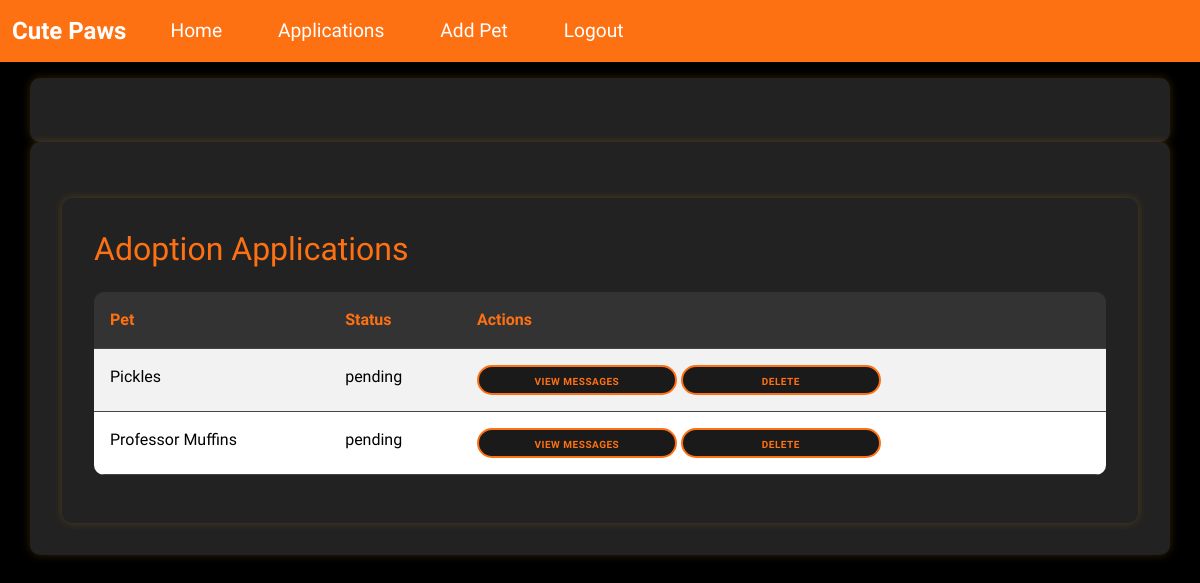
Page /applications (signed in) on the committed database.
### wepsite/models.py (models this page shows)
class AdoptionApplication(db.Model):
    id = db.Column(db.Integer, primary_key=True)
    pet_id = db.Column(db.Integer, db.ForeignKey('pet.id'))
    user_id = db.Column(db.Integer, db.ForeignKey('user.id'))
    application_date = db.Column(db.DateTime, default=func.now())
    answers = db.Column(db.Text)
    status = db.Column(db.String(20), default='pending')
    messages = db.relationship(
        'Message',
        backref='application',
        lazy=True,
        cascade="all, delete-orphan"
    )

class Pet(db.Model):
    id             = db.Column(db.Integer, primary_key=True)
    name           = db.Column(db.String(100))
    age            = db.Column(db.Integer)
    breed          = db.Column(db.String(100))
    description    = db.Column(db.Text)
    city           = db.Column(db.String(100))  # Changed from location to city
    image_filename = db.Column(db.String(200))
    is_adopted     = db.Column(db.Boolean, default=False)
    is_deleted = db.Column(db.Boolean, default=False)
    adoption_date = db.Column(db.DateTime)
    posted_by      = db.Column(db.Integer, db.ForeignKey('user.id'))
    poster = db.relationship('User', foreign_keys=[posted_by])
    applications = db.relationship(
        'AdoptionApplication',
        backref="pet",
        lazy=True,
        cascade="all, delete-orphan"
    )

### wepsite/views.py (the view)
@views.route('/applications')
@login_required
def applications():
    if current_user.is_admin:
        apps = AdoptionApplication.query \
            .join(Pet) \
            .filter(Pet.posted_by == current_user.id) \
            .order_by(AdoptionApplication.id.desc()) \
            .all()
    else:
        apps = AdoptionApplication.query \
            .filter_by(user_id=current_user.id) \
            .order_by(AdoptionApplication.id.desc()) \
            .all()
    if not apps:
        flash('No applications found', 'info')
    for app in apps:
        app.unread = Message.query.filter(
            Message.application_id == app.id,
            Message.sender_id != current_user.id,
            Message.is_read == False
        ).count()
        app.messages = Message.query.filter_by(
            application_id=app.id,
            is_deleted=False
        ).order_by(Message.timestamp.desc()).all()
    return render_template('applications.html', user=current_user, applications=apps)

### wepsite/templates/applications.html (shortened to what this page needs)
{% extends "base.html" %}
{% block extra_css %}
<link rel="stylesheet" href="{{ url_for('static', filename='css/applications.css') }}">
{% endblock %}
{% block content %}
<div class="container mt-4">
    {% if current_user %}
        <h2> {{current_user.name}} Adoption Applications</h2>
    {% else %}
        <h2> Your Adoption Applications</h2>
    {% endif %}
    <div class="table-responsive">
        <table class="table table-striped">
            <thead>
                <tr>
                    <th>Pet</th>
                    <th>Status</th>
                    <th>Actions</th>
                </tr>
            </thead>
            <tbody>
                {% for app in applications %}
                    <tr>
                        <td>{{ app.pet.name }}</td>
                        <td>{{ app.status }}</td>
                        <td>
                            {% if (current_user.is_admin and app.pet.posted_by == current_user.id) or current_user.id == app.user_id %}
                                {% if app.status != 'archived' %}
                                    <a href="{{ url_for('views.messages', application_id=app.id) }}" class="btn btn-primary btn-sm">
                                        View Messages
                                    </a>
                                    <a href="{{ url_for('views.delete_application', application_id=app.id) }}" class="btn btn-danger btn-sm">
                                        Delete
                                    </a>
                                {% endif %}
                            {% endif %}
                    </td>
                    </tr>
                {% endfor %}
            </tbody>
        </table>
    </div>
</div>
{% endblock %}

### wepsite/static/css/applications.css (style rules this page uses)
body { background-color: #1a1a1a; color: #f0f0f0; font-family: 'Segoe UI', Tahoma, Geneva, Verdana, sans-serif; }
.table-responsive { overflow-x: auto; -webkit-overflow-scrolling: touch; }
.container { padding: 2rem; background-color: #222; border-radius: 10px; box-shadow: 0 0 10px rgba(255, 165, 0, 0.2); }
h2 { color: #fe7113; margin-bottom: 1.5rem; }
.table { background-color: #2a2a2a; border-collapse: collapse; width: 100%; border-radius: 10px; overflow: hidden; }
.table th, .table td { padding: 1rem; text-align: left; border-bottom: 1px solid #444; color: #000000; }
.table th { background-color: #333; color: #fe7113; font-weight: bold; }
.table-striped tbody tr:nth-child(odd) { background-color: #2f2f2f; }
.table-striped tbody tr:nth-child(even) { background-color: #252525; }
.btn { padding: 0.4rem 0.75rem; border-radius: 5px; font-size: 0.85rem; font-weight: 600; text-transform: uppercase; letter-spacing: 0.5px; transition: all 0.2s ease-in-out; }
.btn-primary { background-color: #fe7113; border: none; color: #000; }
.btn-danger { background-color: #ff4d4d; border: none; color: #fff; }

### wepsite/templates/base.html (style rules this page uses)
body { background-color: #000000; font-family: "Saira", sans-serif; font-optical-sizing: auto; color: #fff; margin: 0; padding: 0; height: 100vh; }
.btn { border-radius: 35px; width: 200px; height: 30px; border: 2px solid #fe7113; background-color: #1a1a1a; color: #fe7113; font-size: 10px; font-weight: bold; cursor: pointer; }

### rows in the picture
AdoptionApplication: pet.name "Pickles", status "pending"
AdoptionApplication: pet.name "Professor Muffins", status "pending"
